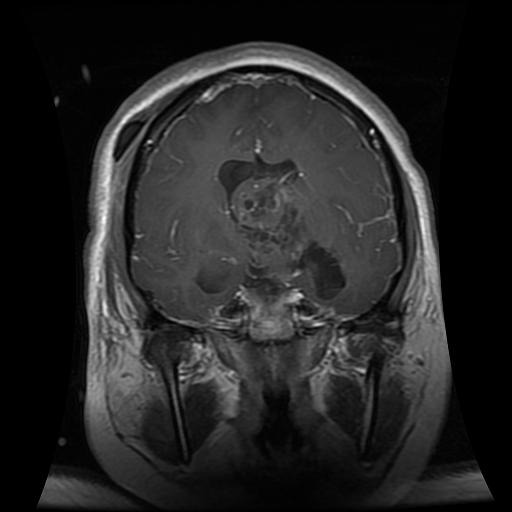
#> input picture Report/Data/Training/glioma/Tr-gl_0027.jpg, 512 x 512 px, found by its file name; its folder holds 3 pictures in this run
$ jupyter execute --allow-errors 'Brain Scan Image Preprocessing Multiprocessing.ipynb'   (shell and % lines are left out)
#> lines starting #> are read from the running program, lines starting #| are printed output that depends on the picture
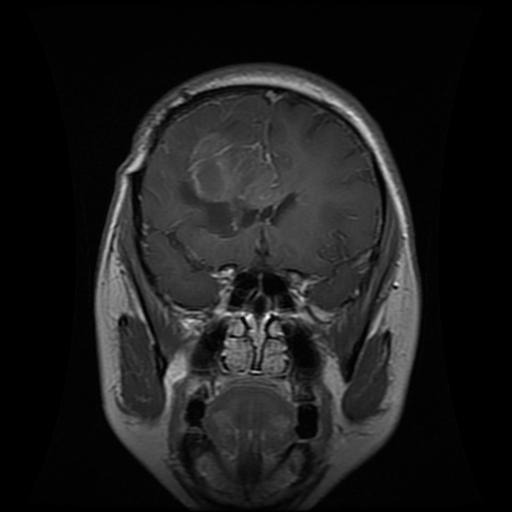
#> input picture Report/Data/Training/glioma/Tr-gl_0036.jpg, 512 x 512 px, found by its file name
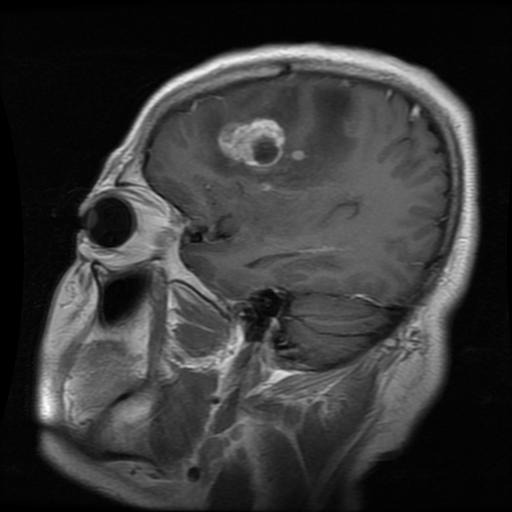
#> input picture Report/Data/Training/glioma/Tr-gl_0047.jpg, 512 x 512 px, found by its file name
[cell 1]
import tensorflow as tf
import os
import multiprocessing
import cv2
import copy
from tqdm import tqdm
import time
from math import sqrt
from skimage import io
from PIL import Image, ImageFilter
import random
import numpy as np
from keras.preprocessing.image import ImageDataGenerator
import matplotlib.pyplot as plt

[cell 2]
import torchvision
import torchvision.transforms as transforms
import torch

[cell 3]
# Importing and Loading the data into a data frame
dataset_path_train = 'C:/Users/Calvi/Documents/Uni/Tumor/Training/'
class_names = ['glioma', 'meningioma', 'notumor', 'pituitary']

[cell 4]
def batch_generator(n,batch_size):
    return [[i for i in range(0,n)[j:j+batch_size]] for j in range(0,n,batch_size)]

[cell 5]
batch_size = 55

[cell 6]
## Importing training
training = {}
#> (the rest of this cell did not finish here and is left out)

### To Tensor

#> (a cell that did not finish here is left out)

### 2D to 3D

#> (a cell that did not finish here is left out)

### Resize

[cell 9]
x = 0
y = 0
n = 0
#> (the rest of this cell did not finish here and is left out)

#> (a cell that did not finish here is left out)

## Augmented

[cell 11]
new_training = copy.deepcopy(training)
#> new_training = 2 items

#> (a cell that did not finish here is left out)

### Random Crop

[cell 13]
def random_crop(image):
    cropped_image = ran_crop(image)
    resized = resize(cropped_image)
    resized_image_pil = to_im(resized)
    return resized_image_pil

[cell 14]
def randomly_crop(frame):
    classes = list(frame.keys())
#> classes = ['glioma', 'meningioma']
    for i in range(len(classes)):
        n = len(frame[classes[i]])
        for batch in batch_generator(n, batch_size):
            for j in batch:
                result = random_crop(frame[classes[i]][j])
                new_training[class_names[i]].append(result)
#> this loop made 1 pass
#> n on pass 1: 3

### Rotating

[cell 15]
def rotating_func(frame):
    classes = list(frame.keys())
    for i in range(len(classes)):
        n = len(frame[classes[i]])
        for batch in batch_generator(n, batch_size):
            for j in batch:
                data = frame[classes[i]][j]
                result = rotation(data)
                new_training[classes[i]].append(result)

#> (a cell that did not finish here is left out)

### Training to Images

[cell 17]
def ar_to_im(frame):
    classes = list(frame.keys())
    for i in range(len(classes)):
        n = len(frame[classes[i]])
        for batch in batch_generator(n, batch_size):
            for j in batch:
                frame[classes[i]][j] = to_im(frame[classes[i]][j])

### Flipping

[cell 18]
def flipping(frame):
    classes = list(frame.keys())
#> classes = ['glioma', 'meningioma']
    for i in range(len(classes)):
        n = len(frame[classes[i]])
        for batch in batch_generator(n, batch_size):
            for j in batch:
                data = frame[classes[i]][j]
                result = horizontal_flip(data)
                new_training[classes[i]].append(result)
#> data is the input picture: PIL image 512x512 RGB; min 0, max 255, mean 36.8
